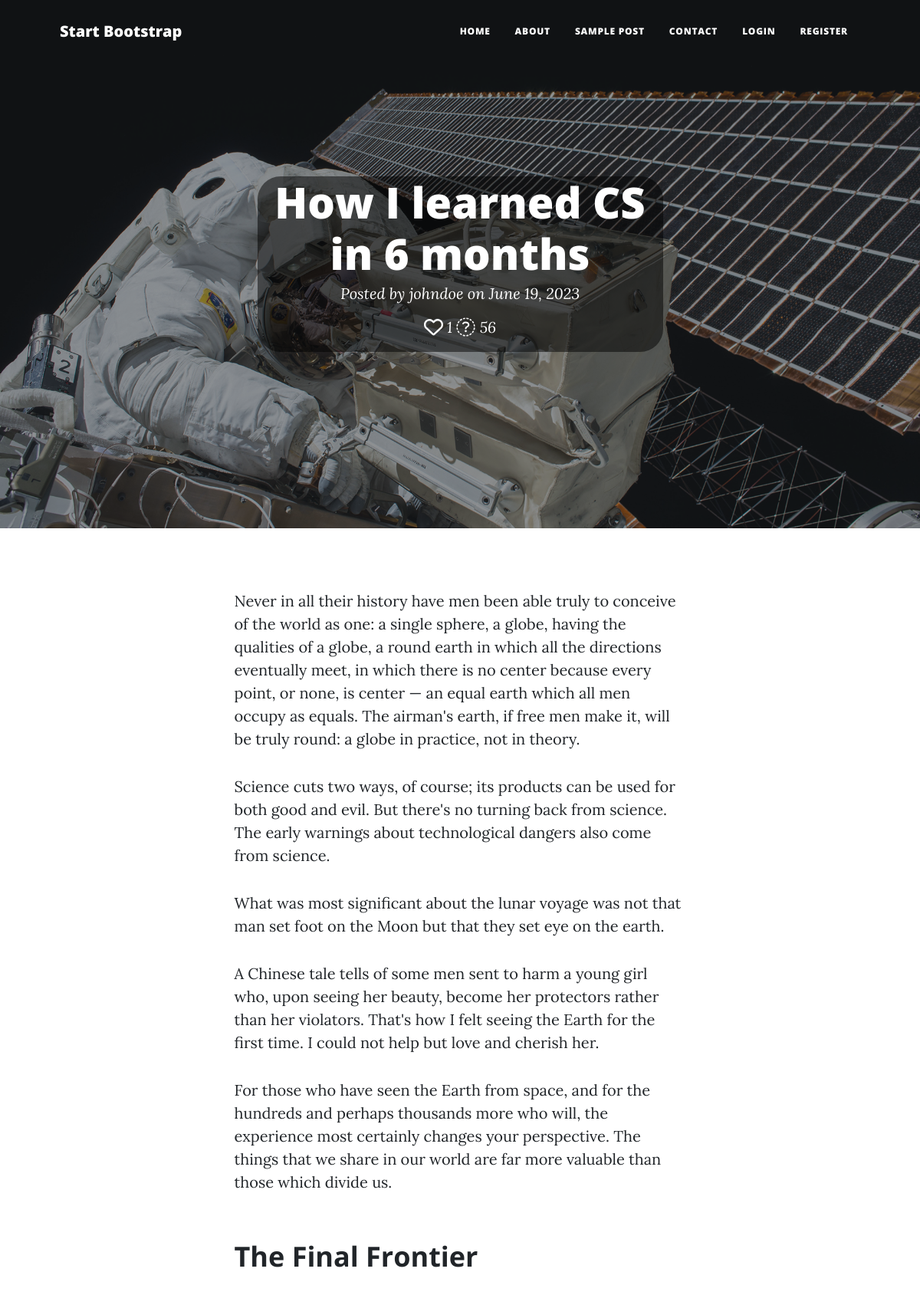
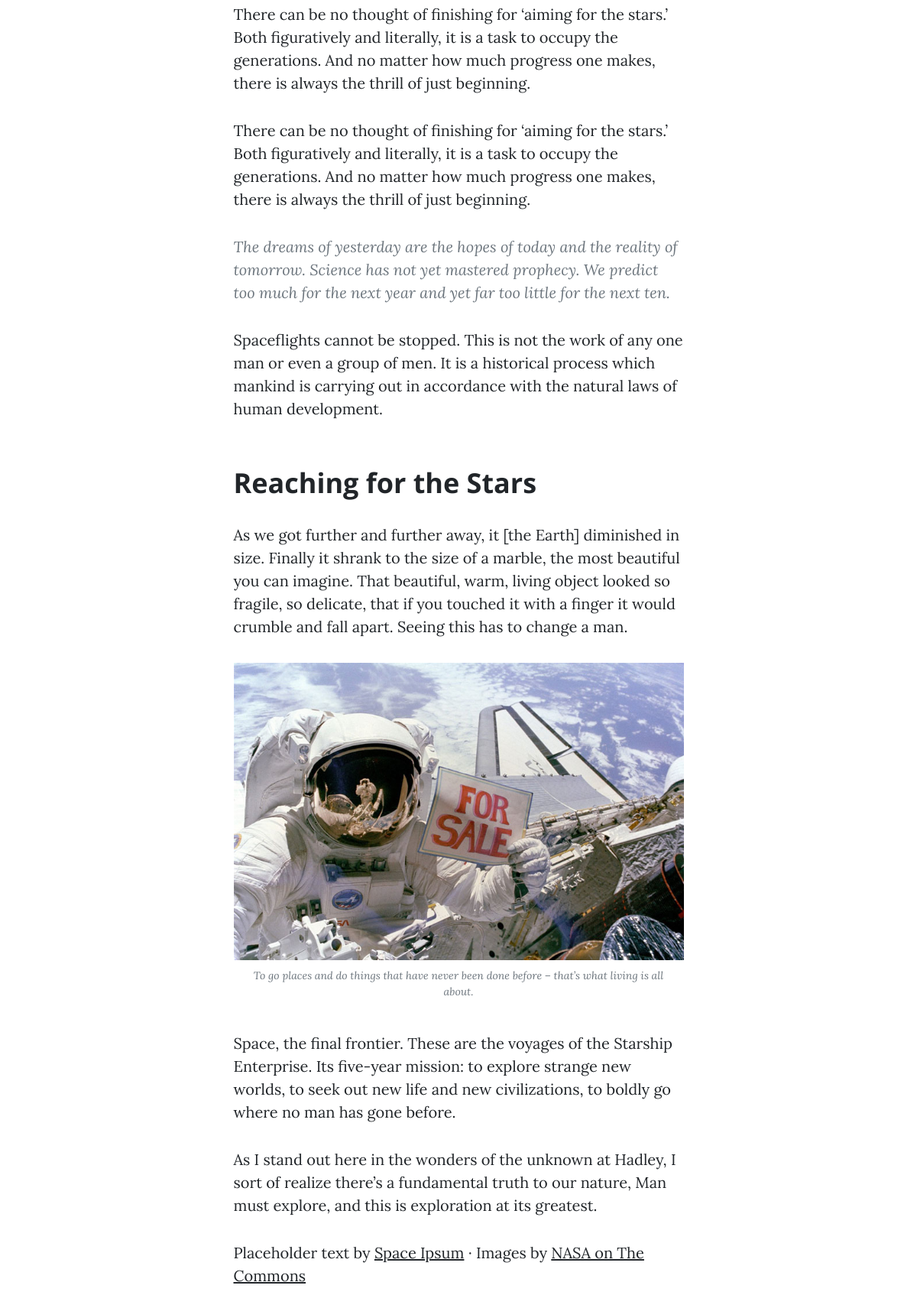
The app's page /feed/blog/1 (upper part) with its own data (2 pictures, top to bottom).
### feed/models.py (models this page shows, shortened)
class Blog(models.Model):
    title = models.CharField(max_length=200, null=True)
    author = models.ForeignKey(
        User,
        on_delete=models.RESTRICT,
        blank=True,
        null=True,
    )
    post_date = models.DateField(default=now)
    content_type = models.ManyToManyField(ContentType)
    language = models.ForeignKey(Language, on_delete=models.RESTRICT, null=True)
    content = QuillField()
    upvoters = models.ManyToManyField(User, related_name='upvoters')
    views = models.IntegerField(editable=False, default=0)
    class Meta:
        ordering = ['-post_date']
    def get_rating(self):
        return len(self.upvoters.all())

### feed/views.py (the view)
# urls.py: path('blog/<int:pk>', views.blog_view, name='blog'),
def blog_view(request, pk):
    blog = Blog.objects.get(pk=pk)
    blog.views += 1
    blog.save()
    context = {'blog': blog}
    return render(request, 'feed/blog.html', context=context)

### feed/templates/feed/blog.html (shortened to what this page needs)
{% extends 'base_generic.html' %}
{% load static %}
{% block header %}
  <header class="masthead" style="background-image: url('{% static 'assets/img/post-bg.jpg' %}')">
    <div class="container position-relative px-4 px-lg-5">
      <div class="row gx-4 gx-lg-5 justify-content-center">
        <div class="col-md-10 col-lg-8 col-xl-7">
          <div class="site-heading">
            <div class="page-heading">
              <div class="post-heading">
                <div class="transbox">
                  <h1>{{ blog.title }}</h1>
                  <span class="meta">Posted by
                    <a href="{% url 'profile' blog.author.pk %}">{{ blog.author }}</a> on {{ blog.post_date }}
                  </span>
                  <span class="meta" style="padding: 20px 10px">
                    {% if user.is_authenticated %}
                        <a href="{% url 'rate' blog.pk %}">
                          {% if user in blog.upvoters.all %}
                            <i class="fa-solid fa-heart fa-lg" style="color: #ffffff;" title="likes"></i>
                          {% else %}
                            <i class="fa-regular fa-heart fa-lg" style="color: #ffffff;" title="likes"></i>
                          {% endif %}
                        </a>
                    {% else %}
                      <a href="{% url 'login' %}">
                        <i class="fa-regular fa-heart fa-lg" style="color: #ffffff;" title="likes"></i>
                      </a>
                    {% endif %} {{ blog.get_rating }}
                    <i class="fa-sharp fa-light fa-eye fa-lg" style="color: #ffffff;" title="views"></i> {{ blog.views }}
                  </span>
                </div>
              </div>
            </div>
          </div>
        </div>
      </div>
    </div>
  </header>
{% endblock %}
{% block content %}
  <article class="mb-4">
    <div class="container px-4 px-lg-5">
      <div class="row gx-4 gx-lg-5 justify-content-center">
        <div class="col-md-10 col-lg-8 col-xl-7">
          <p>Never in all their history have men been able truly to conceive of the world as one: a single sphere, a globe, having the qualities of a globe, a round earth in which all the directions eventually meet, in which there is no center because every point, or none, is center — an equal earth which all men occupy as equals. The airman's earth, if free men make it, will be truly round: a globe in practice, not in theory.</p>
          <p>Science cuts two ways, of course; its products can be used for both good and evil. But there's no turning back from science. The early warnings about technological dangers also come from science.</p>
          <p>What was most significant about the lunar voyage was not that man set foot on the Moon but that they set eye on the earth.</p>
          <p>A Chinese tale tells of some men sent to harm a young girl who, upon seeing her beauty, become her protectors rather than her violators. That's how I felt seeing the Earth for the first time. I could not help but love and cherish her.</p>
          <p>For those who have seen the Earth from space, and for the hundreds and perhaps thousands more who will, the experience most certainly changes your perspective. The things that we share in our world are far more valuable than those which divide us.</p>
          <h2 class="section-heading">The Final Frontier</h2>
          <p>There can be no thought of finishing for ‘aiming for the stars.’ Both figuratively and literally, it is a task to occupy the generations. And no matter how much progress one makes, there is always the thrill of just beginning.</p>
          <p>There can be no thought of finishing for ‘aiming for the stars.’ Both figuratively and literally, it is a task to occupy the generations. And no matter how much progress one makes, there is always the thrill of just beginning.</p>
          <blockquote class="blockquote">The dreams of yesterday are the hopes of today and the reality of tomorrow. Science has not yet mastered prophecy. We predict too much for the next year and yet far too little for the next ten.</blockquote>
          <p>Spaceflights cannot be stopped. This is not the work of any one man or even a group of men. It is a historical process which mankind is carrying out in accordance with the natural laws of human development.</p>
          <h2 class="section-heading">Reaching for the Stars</h2>
          <p>As we got further and further away, it [the Earth] diminished in size. Finally it shrank to the size of a marble, the most beautiful you can imagine. That beautiful, warm, living object looked so fragile, so delicate, that if you touched it with a finger it would crumble and fall apart. Seeing this has to change a man.</p>
          <a href="#!"><img class="img-fluid" src="{% static 'assets/img/post-sample-image.jpg' %}" alt="..." /></a>
          <span class="caption text-muted">To go places and do things that have never been done before – that’s what living is all about.</span>
          <p>Space, the final frontier. These are the voyages of the Starship Enterprise. Its five-year mission: to explore strange new worlds, to seek out new life and new civilizations, to boldly go where no man has gone before.</p>
          <p>As I stand out here in the wonders of the unknown at Hadley, I sort of realize there’s a fundamental truth to our nature, Man must explore, and this is exploration at its greatest.</p>
          <p>
            Placeholder text by
            <a href="http://spaceipsum.com/">Space Ipsum</a>
            &middot; Images by
            <a href="https://www.flickr.com/photos/nasacommons/">NASA on The Commons</a>
          </p>
        </div>
      </div>
    </div>
  </article>
{% endblock %}

### records on screen
Blog: title "How I learned CS in 6 months", author "johndoe", post_date "June 19, 2023", get_rating "1", views "56"
